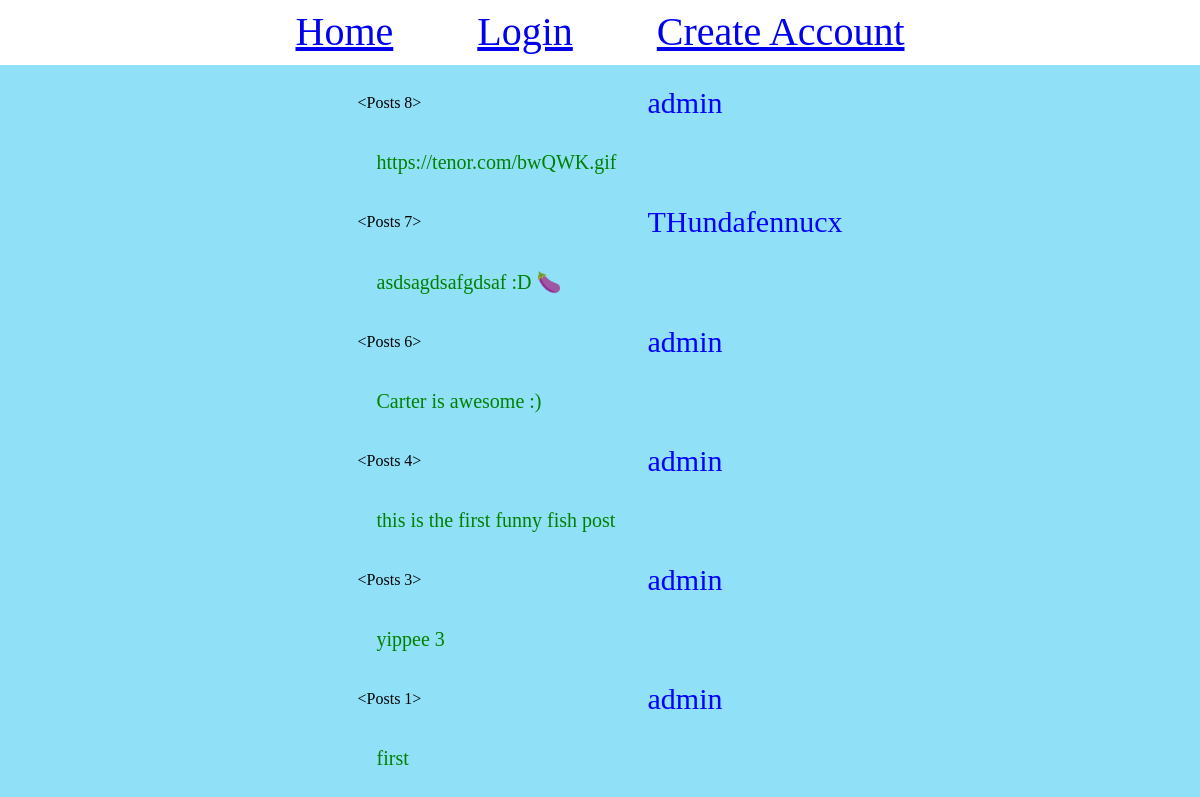
Page /chatroom on the committed database.
### test.py (models this page shows)
class Posts(db.Model):
    id = db.Column(db.Integer, primary_key=True)
    username = db.Column(db.Integer, unique=False)
    post = db.Column(db.String(250))

### test.py (the view)
@app.route('/chatroom', methods=['GET','POST'])
def chatroom():
    if request.method == 'GET':
        loggedin = current_user.is_authenticated
        P = Posts.query.all()
        U = User.query.all()
        P.reverse()
        U.reverse()
        return render_template('chatroom.html', posts=P,users=U,loggedin=loggedin)

### templates/chatroom.html (shortened to what this page needs)
<!DOCTYPE html>
<html lang="en">
<head>
</head>
<body>
{% extends "navbar.html" %}
{% block content %}
<table id="posts">
{% for post in posts %}
   <tr>
        <td >{{post}}</td>
       <td class="username">{{post.username}}</td>
   </tr>
    <tr>
        <td class="text">{{post.post}}</td>
    </tr>
{%endfor%}
</table>
{% endblock %}

### templates/navbar.html (shortened to what this page needs)
<!DOCTYPE html>
<html lang="en">
<head>
    <link href="/static/style.css" rel="stylesheet">
</head>
<body>
{% if loggedin %}
<nav class="nav">
    <a href="/">Home</a>
    <a href="/view_all">Active Users</a>
    <a href="/profile">Profile</a>
    <a href="/update">Update Password</a>
    <a href="/logout">Logout</a>
    <a href="/draft">Draft</a>
    <a href="/chatroom">Timeline</a>
</nav>
{% else %}
<nav class="nav">
  <a href="/">Home</a>
  <a href="/login">Login</a>
  <a href="/create">Create Account</a>
</nav>
{% endif %}
{%block content %}
{% endblock %}
</body>
</html>

### static/style.css (style rules this page uses)
nav { text-align:center; outline: white solid 10px; background: white; }
nav a { font-size: 40px; padding: 40px; }
body { background-color: #90E0F7; }
#posts { margin-left: auto; margin-right: auto; padding: 20px; }
.username { font-size: 30px; color: blue; font-weight: bold padding: 20px; }
.text { color: green; padding: 20px; font-size: 20px; }
table { border-spacing: 10px; }

### rows in the picture
Posts: post "<Posts 8>", username "admin", post "https://tenor.com/bwQWK.gif"
Posts: post "<Posts 7>", username "THundafennucx", post "asdsagdsafgdsaf :D 🍆"
Posts: post "<Posts 6>", username "admin", post "Carter is awesome :)"
Posts: post "<Posts 4>", username "admin", post "this is the first funny fish post"
Posts: post "<Posts 3>", username "admin", post "yippee 3"
Posts: post "<Posts 1>", username "admin", post "first"
